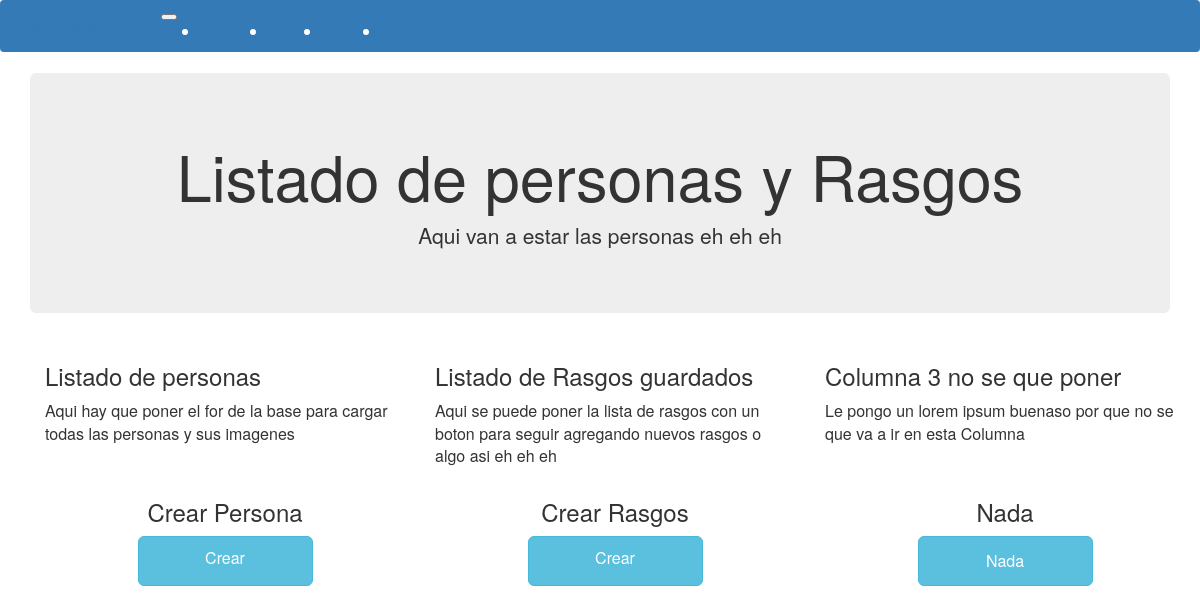
Before: /persona/index with the older database file.
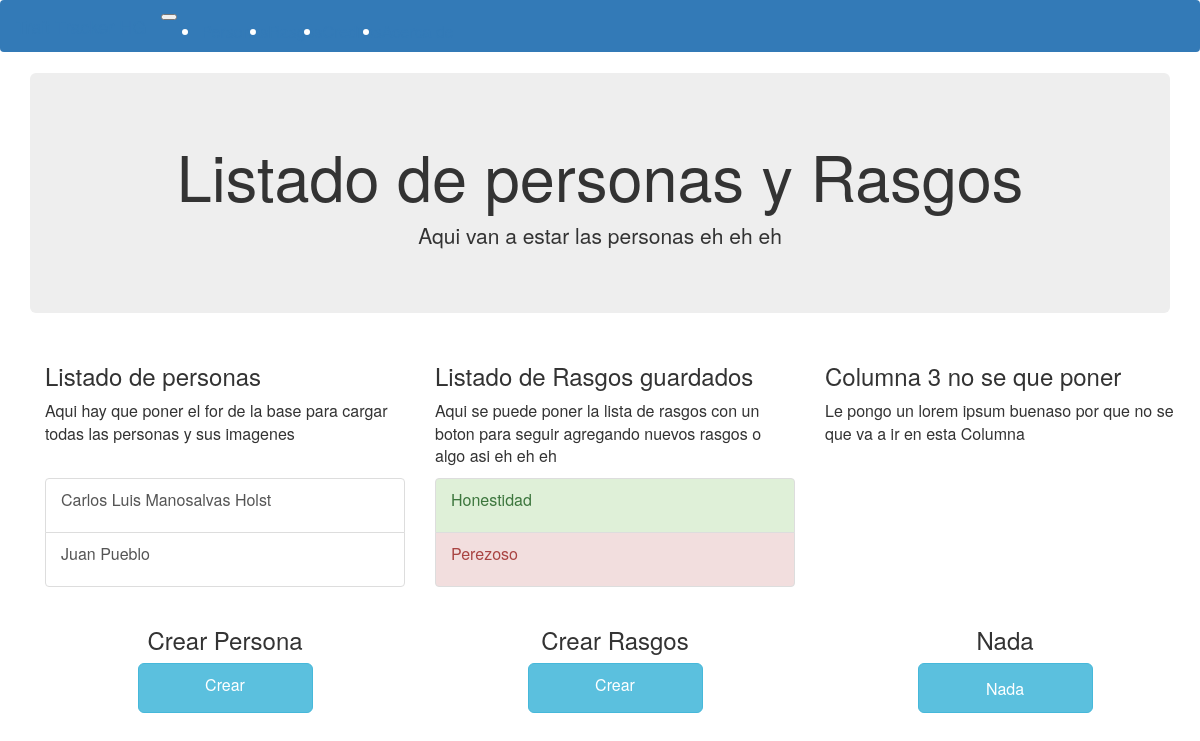
After: the same page with the newer database file.
### persona/models.py (models this page shows)
class Persona(models.Model):
    GENERO = (
        ('M', 'Masculino'),
        ('F', 'Femenino'),
        ('O', 'Otro')
    )
    nombres = models.CharField(max_length=200)
    apellidos = models.CharField(max_length=200)
    genero = models.CharField(max_length=1, choices=GENERO)
    direccion = models.CharField(max_length=200)
    fecha_nacimiento = models.DateField()
    fecha_actualizado = models.DateField(auto_now=True)
    foto = models.ImageField(blank=True)

class Rasgos(models.Model):
    TIPO = (
        ('POSI','Positivo'),
        ('NEGA','Negativo'),
        ('NEUT','Neutral'),
    )
    tipo = models.CharField(max_length=4, choices=TIPO)
    nombre = models.CharField(max_length= 100, default=None)

### persona/views.py (the view)
# urls.py: path('index', views_persona.index, name="index"),
def index(request):
    personas = Persona.objects.all()
    print(personas)
    rasgos = Rasgos.objects.all()
    data = {
        'personas':personas,
        'rasgos':rasgos,
    }
    template = 'persona/index.html'
    return render(request, template, data)

### persona/templates/persona/index.html (shortened to what this page needs)
{% extends "persona/base.html" %}
{% load bootstrap3 %}
{% block content %}
<div id="page-wrapper">
        <div class="row">
                <div class="col-lg-12 col-md-12 col-xs-12 col-sm-12">
                </div>
        </div>
    <div class="jumbotron text-center">
        <h1>Listado de personas y Rasgos</h1>
        <p>Aqui van a estar las personas eh eh eh</p>
    </div>
    <div class="container">
        <div class="row">
            <div class="col-sm-4">
                <h3>Listado de personas</h3>
                <p>Aqui hay que poner el for de la base para cargar todas las personas y sus imagenes</p>
            </div>
            <div class="col-sm-4">
                <h3>Listado de Rasgos guardados</h3>
                <p>Aqui se puede poner la lista de rasgos con un boton para seguir agregando nuevos rasgos o algo asi eh eh eh</p>
            </div>
            <div class="col-sm-4">
                <h3>Columna 3 no se que poner</h3>
                <p>Le pongo un lorem ipsum buenaso por que no se que va a ir en esta Columna</p>
            </div>
        </div>
        <div class ="row">
            <div class="col-sm-4">
                {% if personas %}
                <div class="list-group">
                    {% for p in personas %}
                        <a href="#" class="list-group-item list-group-item-action "><p>{{ p.nombres }} {{ p.apellidos }}</p></a>
                    {% endfor %}
                </div>
                {% endif %}
            </div>
            <div class="col-sm-4">
                {% if rasgos %}
                <div class="list-group">
                    {% for r in rasgos %}
                        {% if r.tipo == 'POSI'%}
                            <a href="#" class="list-group-item list-group-item-action list-group-item-success"><p>{{r.nombre}}</p></a>
                        {% endif %}
                        {% if r.tipo == 'NEGA'%}
                            <a href="#" class="list-group-item list-group-item-action list-group-item-danger"><p>{{r.nombre}}</p></a>
                        {% endif %}
                    {% endfor %}
                </div>
                {% endif %}
            </div>
            <div class="col-sm-4">
            </div>
        </div>
            <div class="row">
                <div class="col-sm-4 text-center">
                    <h3>Crear Persona</h3>
                    <a href="{% url 'crear_p' %}" role="button" class="btn btn-info btn-lg">Crear</a>
                </div>
                <div class="col-sm-4 text-center">
                    <h3>Crear Rasgos</h3>
                    <a href="{% url 'crear_r' %}" role="button" class="btn btn-info btn-lg">Crear</a>
                </div>
                <div class="col-sm-4 text-center">
                    <h3>Nada</h3>
                    <button type="button" class="btn btn-info btn-lg">Nada</button>
                </div>
        </div>
    </div>
</div>
{% endblock content%}

### persona/templates/persona/base.html (shortened to what this page needs)
<!DOCTYPE html>
<html>
<head>
    {% load bootstrap3 %}
    {% bootstrap_css %}
</head>
<body>
    <nav class="navbar navbar-expand-lg navbar-dark bg-primary">
        <a class="navbar-brand" href="#">Trait Tracker HG</a>
        <button class="navbar-toggler collapsed" type="button" data-toggle="collapse" data-target="#navbarColor02" aria-controls="navbarColor02" aria-expanded="false" aria-label="Toggle navigation" style="">
        </button>
        <div class="navbar-collapse collapse" id="navbarColor02">
            <ul class="navbar-nav mr-auto">
            <li class="nav-item active">
                <a class="nav-link" href="{% url 'index' %}">Personas</a>
            </li>
            <li class="nav-item">
                <a class="nav-link" href="{% url 'index' %}">Rasgos</a>
            </li>
            <li class="nav-item">
                <a class="nav-link" href="#">Creditos</a>
            </li>
            <li class="nav-item">
                <a class="nav-link" href="#">Acerca de</a>
            </li>
            </ul>
        </div>
    </nav>
    <div class="container">
        {% block content %}
        {% endblock content %}
    </div>
</body>
</html>

### persona/templates/persona/index.html (style rules this page uses)
div { font-size: medium; }
.btn { font-size:medium; height: 50px; width: 175px; }

Changed rows visible on the page:
added Persona: nombres "Carlos Luis", apellidos "Manosalvas Holst"
added Persona: nombres "Juan", apellidos "Pueblo"
added Rasgos: nombre "Honestidad"
added Rasgos: nombre "Perezoso"
